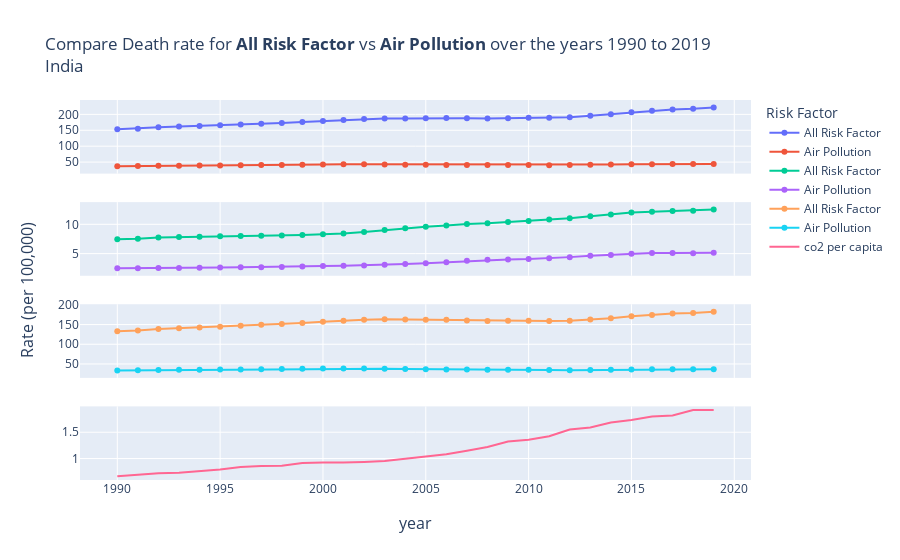

The notebook cell saved with this chart:
### Code cell
df = cause_df[cause_df.location_clean=="IND"]
co2 = co2_df[co2_df.iso_code=="IND"]
draw_plot(iran_df, co2, "India")
